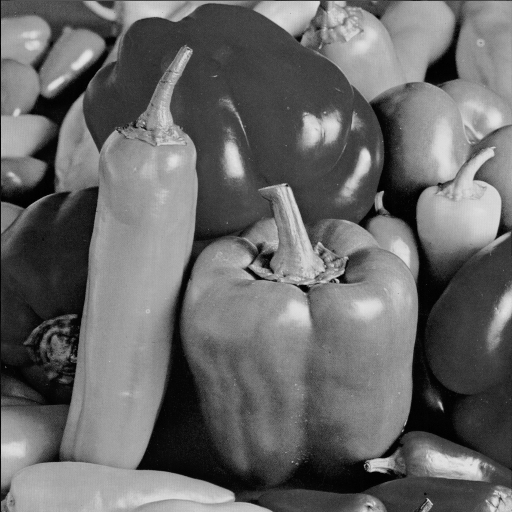
#> input picture Question 1/peppers2.tif, 512 x 512 px
$ jupyter execute 1A.ipynb   (older library calls are emulated)
#> lines starting #> are read from the running program, lines starting #| are printed output that depends on the picture
## Question 1A
Take grayscale image of size 512*512 and decrease its spatial resulation by half every time and observe its change when displaying in the same window size.

[cell 1]
import matplotlib.pyplot as plt
from PIL import Image
import numpy as np

[cell 2]
# reading image
#original_image = plt.imread('peppers2.tif').copy()
original_image = Image.open('peppers2.tif').copy()
#> original_image is the input picture: PIL image 512x512 L; min 0, max 229, mean 104.2
plt.imshow(original_image, cmap='gray')

### By Using Pre-Defined Methods of PIL

[cell 3]
# Define the window size for display
window_size = (512, 512)

# Create a figure to display the images
plt.figure(figsize=(8, 8))

# Display the original image in the first subplot
plt.subplot(2, 2, 1)
plt.imshow(original_image, cmap='gray')
plt.title("Original Image")
#plt.axis('off')

# Iterate to decrease spatial resolution and display
resized_image = original_image.copy()
for i in range(1, 4):
    resized_image = resized_image.resize((resized_image.width//2, resized_image.height//2), Image.ANTIALIAS)
    #resized_image = resize_image_by_half(resized_image)

    # Display the resized image in subsequent subplots
    plt.subplot(2, 2, i + 1)
    plt.imshow(resized_image, cmap='gray')
    plt.title(f"Resized {2 ** i}x{2 ** i}")
#> this loop made 3 passes
#> pass 1, `resized_image = resized_image.resize((resized_image.width//2, resized_..`:
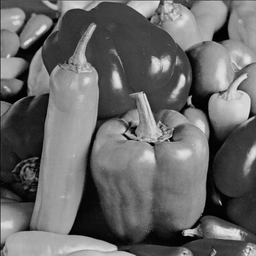
#> resized_image: PIL image 256x256 L; min 0, max 230, mean 104.3
#> pass 2, `resized_image = resized_image.resize((resized_image.width//2, resized_..`:
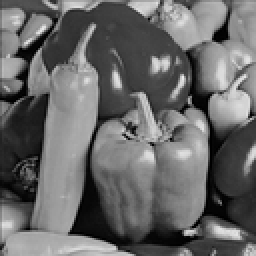
#> resized_image: PIL image 128x128 L (shown 2 times larger); min 0, max 237, mean 104.3
#> pass 3, `resized_image = resized_image.resize((resized_image.width//2, resized_..`:
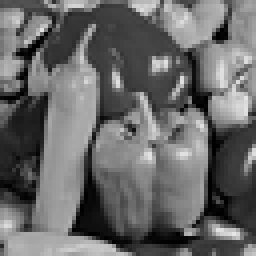
#> resized_image: PIL image 64x64 L (shown 4 times larger); min 0, max 230, mean 104.4
    #plt.axis('off')

plt.tight_layout()
plt.show()
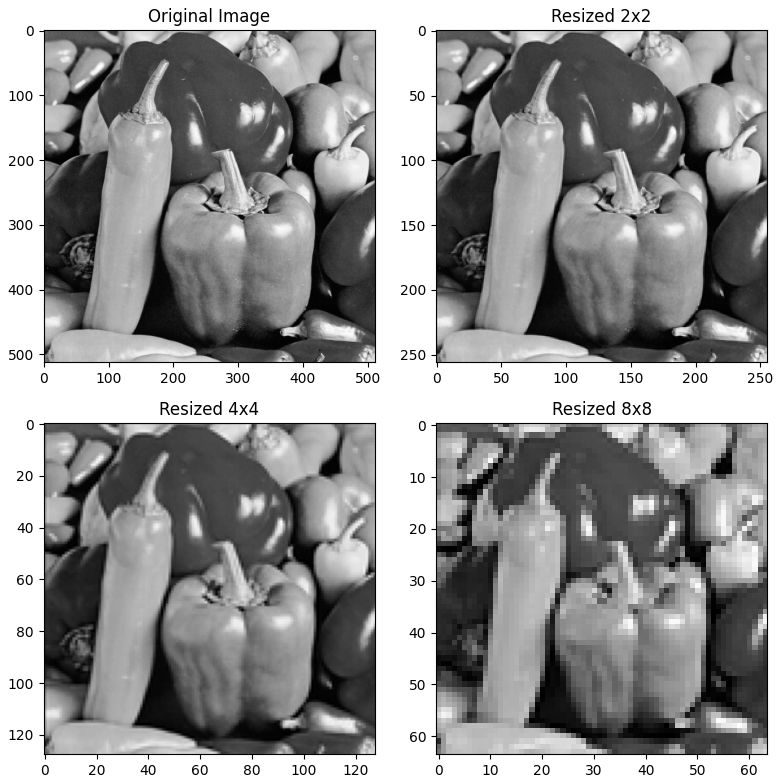
#> figure drawn by matplotlib, 4 panels

### By Own implemented Function

[cell 4]
def resize_image_by_half(input_image):
    in_height, in_width = input_image.shape

    scaling_factor = 2
    out_height = in_height//scaling_factor
    out_width = in_width//scaling_factor

    pix_x = 0
    pix_y = 0
    output_image = np.zeros([out_height, out_width], dtype='uint8')

    for x in range(out_width):
        pix_x = x*scaling_factor
        for y in range(out_height):
            pix_y = y*scaling_factor
            output_image[x][y] = input_image[pix_x][pix_y]

    return output_image

[cell 5]
def make_up_down_sampling(image, sampling_factor=2, type=0):
    # type=0 -> downsampling
    # type=1 -> upsampling
    if type == 0:
        new_height = int(image.shape[0] // sampling_factor)
        new_width = int(image.shape[1] // sampling_factor)
    else:
        new_height = int(image.shape[0] * sampling_factor)
        new_width = int(image.shape[1] * sampling_factor)

    sampled_image = np.empty((new_height, new_width), dtype=image.dtype)
    for y in range(new_height):
        for x in range(new_width):
            if type == 0:
                original_x = int(x * sampling_factor)
                original_y = int(y * sampling_factor)
            else:
                original_x = int(x // sampling_factor)
                original_y = int(y // sampling_factor)

            sampled_image[y, x] = image[original_y, original_x]

    return sampled_image

[cell 6]
second_image  = plt.imread('head.tif')
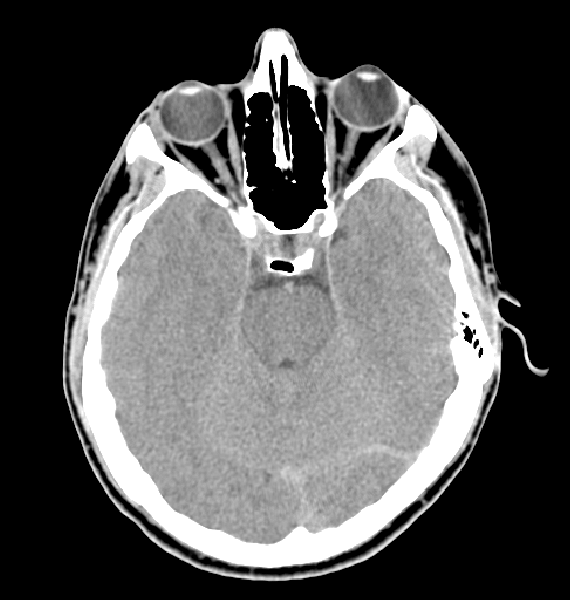
#> input picture Question 1/head.tif, 570 x 600 px
#> second_image is the input picture: shape (600, 570); min 0, max 255, mean 84.7
plt.imshow(second_image, cmap="gray")

[cell 7]
# Define the window size for display
window_size = (512, 512)

# Create a figure to display the images
plt.figure(figsize=(16, 16))

# Display the original image in the first subplot
plt.subplot(4, 2, 1)
plt.imshow(second_image, cmap='gray')
plt.title("Original Image")
#plt.axis('off')

# Iterate to decrease spatial resolution and display
resized_image = second_image.copy()
for i in range(1, 8):
    resized_image = make_up_down_sampling(resized_image)

    # Display the resized image in subsequent subplots
    plt.subplot(4, 2, i + 1)
    plt.imshow(resized_image, cmap='gray')
    plt.title(f"Resized {2 ** i}x{2 ** i}")
#> this loop made 7 passes
#> pass 1, `resized_image = make_up_down_sampling(resized_image)`:
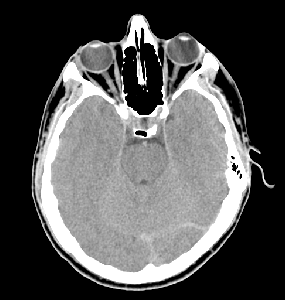
#> resized_image: shape (300, 285); min 0, max 255, mean 84.7
#> pass 2, `resized_image = make_up_down_sampling(resized_image)`:
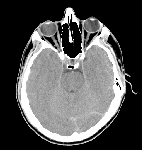
#> resized_image: shape (150, 142); min 0, max 255, mean 85
#> pass 3, `resized_image = make_up_down_sampling(resized_image)`:
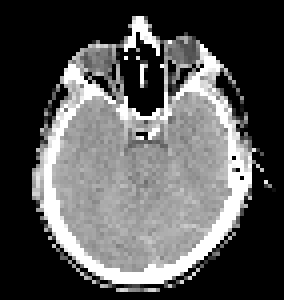
#> resized_image: shape (75, 71) (shown 4 times larger); min 0, max 255, mean 85.2
    #plt.axis('off')

plt.tight_layout()
plt.show()
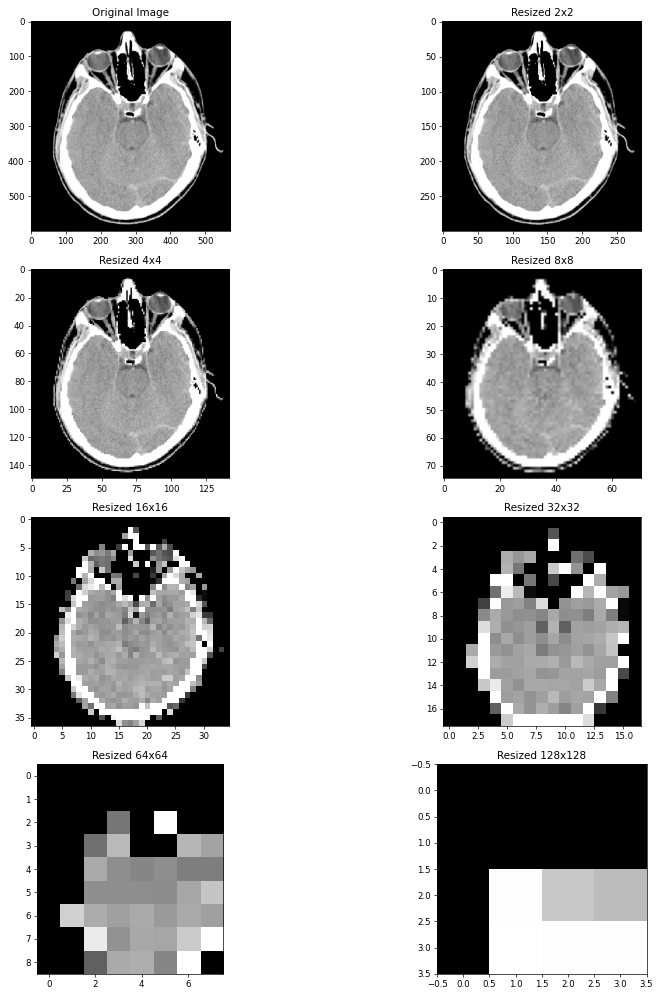
#> figure drawn by matplotlib, 8 panels
